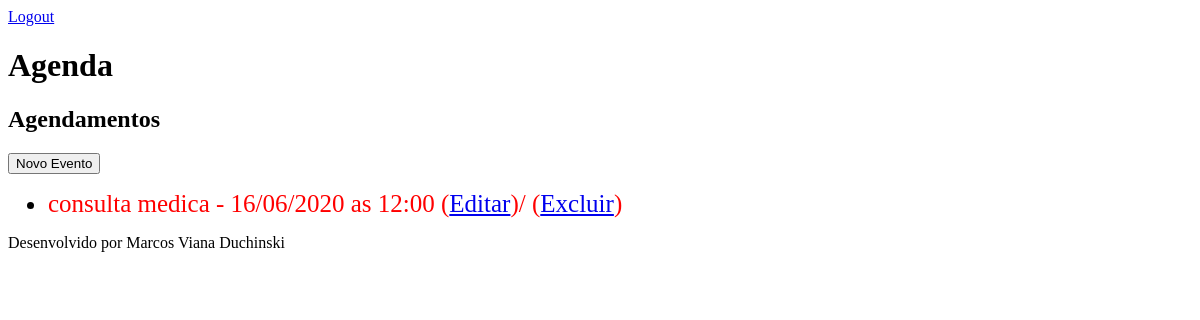
/agenda/ (signed in), run on an earlier commit of the app's database.
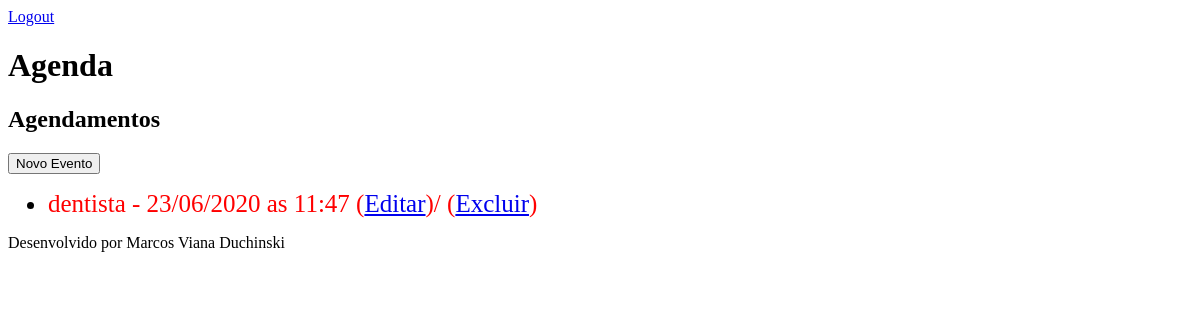
And on a later commit of the database.
### core/models.py (models this page shows, shortened)
class Evento(models.Model):
    titulo = models.CharField(max_length=100)
    descricao = models.TextField(blank=True, null=True)
    data_evento = models.DateTimeField(verbose_name='Data do Evento')
    data_criacao = models.DateTimeField(auto_now=True)
    usuario = models.ForeignKey(User, on_delete=models.CASCADE)
    class Meta:
        db_table = 'evento'
    def get_data_evento(self):
        return self.data_evento.strftime('%d/%m/%Y as %H:%M')
    def get_evento_atrasado(self):
        if self.data_evento < datetime.now():
            return True
        else:
            return False

### core/views.py (the view)
# urls.py: path('agenda/', views.lista_eventos),
@login_required(login_url='/login/')
def lista_eventos(request):
    usuario = request.user
    data_atual = datetime.now() - timedelta(hours=1)
    evento = Evento.objects.filter(usuario=usuario)
    dados = {'eventos':evento}
    return render(request,'agenda.html', dados)

### templates/agenda.html
{% extends  "model-page.html" %}
{% block content %}
    <h2>Agendamentos</h2>
    <a href="evento">
        <button type="button">Novo Evento</button>
    </a>
    <ul>
    {% for evento in eventos %}
    <li style="font-size: 25px">
        <div style={% if evento.get_evento_atrasado %}
                         "color: #ff0000"
                    {% endif %} >
             {{evento.titulo}} - {{evento.get_data_evento}}
        (<a href="evento/?id={{ evento.id }}">Editar</a>)/
        (<a href="evento/delete/{{ evento.id }}/">Excluir</a>)
        </div>
    </li>
    {% endfor %}
    </ul>
{% endblock %}

What changed in the data, as far as the page shows it:
removed Evento: titulo "consulta medica", get_data_evento "16/06/2020 as 12:00"
added Evento: titulo "dentista", get_data_evento "23/06/2020 as 11:47"
